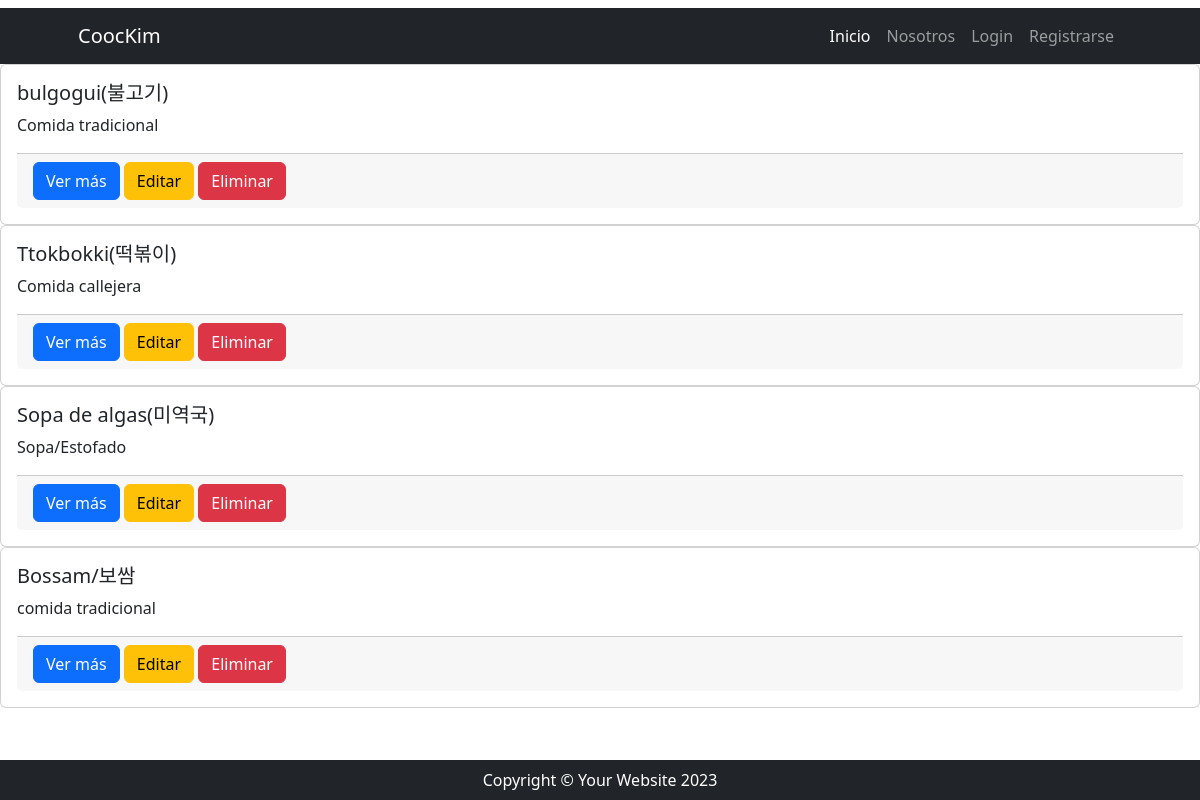
The page /comidas/comidas/list on the database as committed earlier.
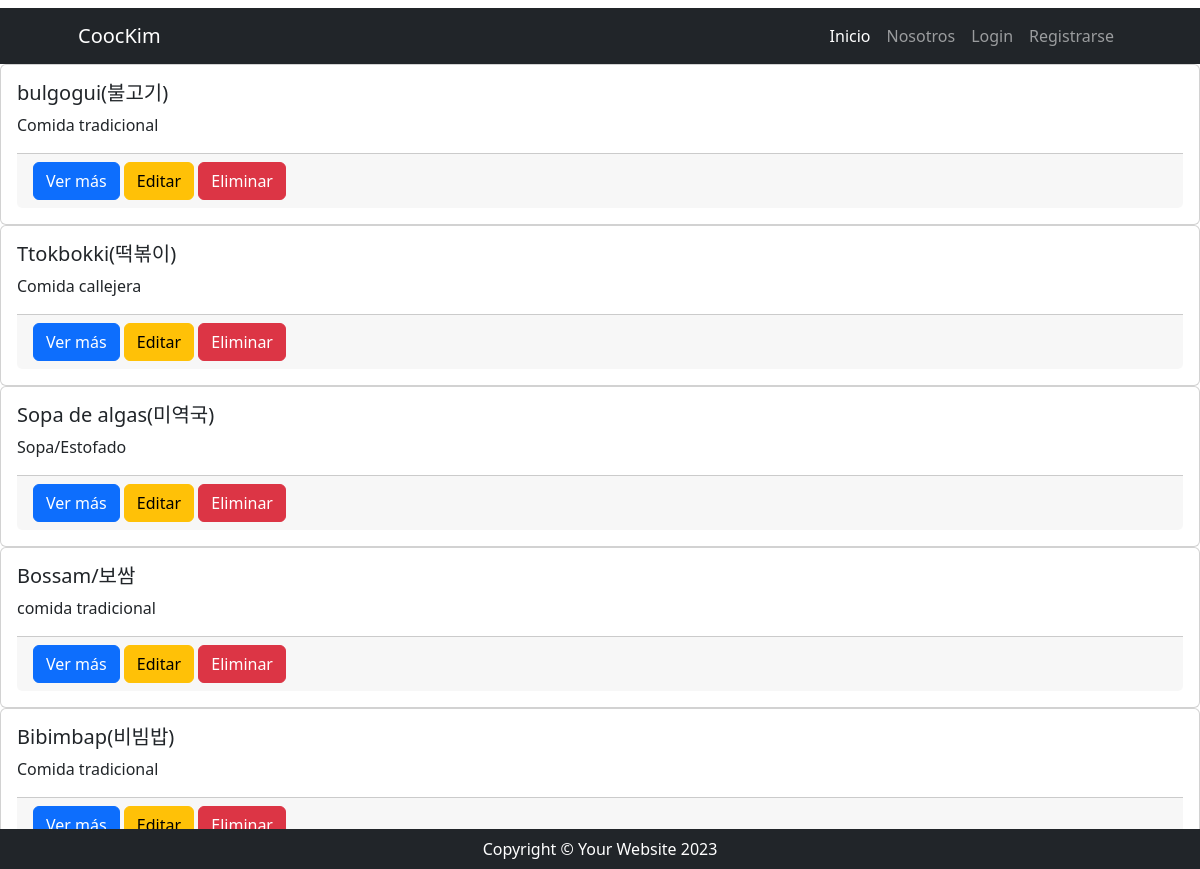
The same page on the database as committed later.
### recetas/models.py (models this page shows, shortened)
class Ver_comidas(models.Model):
    comidas = models.CharField(max_length=50)
    picante = models.CharField(max_length=50)
    categorias = models.CharField(max_length=50)

### recetas/views.py (the view)
# urls.py: path("comidas/list", Ver_comidasList.as_view(), name= "lista_comidas"),
class Ver_comidasList(ListView):
    model = Ver_comidas
    template_name = "recetas/lista_comidas.html"
    def get_queryset(self) -> QuerySet[Any]:
        if self.request.GET.get("busqueda"):
            busqueda = self.request.GET.get("busqueda")
            consulta = Ver_comidas.objects.filter(comidas__icontains=busqueda)
        else:
            consulta = Ver_comidas.objects.all()
        return consulta

### recetas/templates/recetas/lista_comidas.html (shortened to what this page needs)
{% extends 'core/base.html' %}
{% block contenido %}
{% for object in object_list %}
<div class="card">
  <div class="card-body">
    <h5 class="card-title">{{ object.comidas }}</h5>
    <p class="card-text">{{ object.categorias }}</p>
    <div class="card-footer">
      <a href="{% url 'recetas:detalle_comidas' pk=object.id %}" class="btn btn-primary">Ver más</a>
      <a href="{% url 'recetas:modificar_comidas' pk=object.id %}" class="btn btn-warning">Editar</a>
      <a href="{% url 'recetas:borrar_comidas' pk=object.id %}" class="btn btn-danger">Eliminar</a>
    </div>
  </div>
</div>
{% endfor %}
{% endblock contenido %}

### core/templates/core/base.html (shortened to what this page needs)
{% load static %}
<!DOCTYPE html>
<html lang="es">
    <head>
        <link href=" {% static 'core/css/styles.css' %}" rel="stylesheet" />
    </head>
    <body>
        {% include 'core/components/navbar.html' %}
        {% block contenido %}
        {% endblock contenido %}
        {% include 'core/components/footer.html' %}
    </body>
</html>

### core/templates/core/components/navbar.html (shortened to what this page needs)
 <nav class="navbar navbar-expand-lg navbar-dark bg-dark">
    <div class="container px-5">
        <a class="navbar-brand" href="#!">CoocKim</a>
        <div class="collapse navbar-collapse" id="navbarSupportedContent">
            <ul class="navbar-nav ms-auto mb-2 mb-lg-0">
                <li class="nav-item">
                    <a class="nav-link active"
                       aria-current="page"
                       href="{% url 'core:index' %}">Inicio</a>
                </li>
                <li class="nav-item">
                    <a class="nav-link" href="{% url 'recetas:nosotros' %}">Nosotros</a>
                </li>
                {% if user.is_authenticated %}
                <li class="nav-item">
                    <a class="nav-link" href="{% url 'recetas:index' %}">Ver comidas</a>
                </li>
                <li class="nav-item">
                    <a class="nav-link" href="{% url 'recetas:lista_sugerencias' %}">Sugerencias</a>
                </li>
                <li class="nav-item">
                    <a class="nav-link text-bg-info"> {{ user.username }} </a>
                </li>
                <li class="nav-item">
                    <form action="{% url 'core:logout' %}" method="post">
                        {% csrf_token %}
                        <button type="submit" class="btn btn-dark">Logout</button>
                    </form>
                </li>
                {% else %}
                <li class="nav-item">
                    <a class="nav-link" href="{% url 'core:login' %}">Login</a>
                </li>
                <li class="nav-item">
                    <a class="nav-link" href="{% url 'core:register' %}">Registrarse</a>
                </li>
                {% endif %}
            </ul>
        </div>
    </div>
</nav>

### core/templates/core/components/footer.html
<footer class="py-2 bg-dark fixed-bottom ">
    <div class="container px-4 px-lg-5">
        <p class="m-0 text-center text-white">Copyright &copy; Your Website 2023</p>
    </div>
</footer>

Rows that differ between the two databases and show on the page:
added Ver_comidas: comidas "Bibimbap(비빔밥)", categorias "Comida tradicional"
